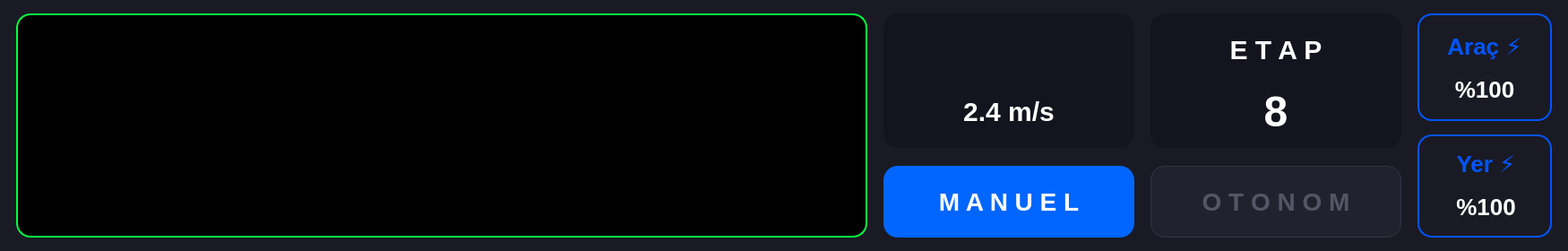
          <widget class="QFrame" name="alt_bar">
           <property name="minimumSize">
            <size>
             <width>1750</width>
             <height>280</height>
            </size>
           </property>
           <property name="maximumSize">
            <size>
             <width>1750</width>
             <height>280</height>
            </size>
           </property>
           <property name="styleSheet">
            <string notr="true">background-color: #1A1A24; /* Sol menüyle aynı renk olsun bütünlük sağlasın */
border-radius: 16px;</string>
           </property>
           <property name="frameShape">
            <enum>QFrame::StyledPanel</enum>
           </property>
           <property name="frameShadow">
            <enum>QFrame::Raised</enum>
           </property>
           <layout class="QGridLayout" name="gridLayout_7">
            <item row="0" column="0">
             <layout class="QHBoxLayout" name="horizontalLayout_2">
              <property name="spacing">
               <number>18</number>
              </property>
              <item>
               <widget class="QFrame" name="log_ekran">
                <property name="minimumSize">
                 <size>
                  <width>950</width>
                  <height>250</height>
                 </size>
                </property>
                <property name="maximumSize">
                 <size>
                  <width>950</width>
                  <height>250</height>
                 </size>
                </property>
                <property name="styleSheet">
                 <string notr="true">QFrame#log_ekran {
    background-color: #000000;      /* Tam Siyah Arka Plan */
    border: 2px solid #00FF41;      /* Matrix Yeşili Çerçeve */
    border-radius: 16px;            /* Köşeleri Yuvarla */
}</string>
                </property>
                <property name="frameShape">
                 <enum>QFrame::StyledPanel</enum>
                </property>
                <property name="frameShadow">
                 <enum>QFrame::Raised</enum>
                </property>
                <layout class="QGridLayout" name="gridLayout_4">
                 <item row="0" column="0">
                  <widget class="QTextEdit" name="terminal_ekrani">
                   <property name="font">
                    <font>
                     <family>Roboto Mono</family>
                     <pointsize>5</pointsize>
                    </font>
                   </property>
                   <property name="styleSheet">
                    <string notr="true">QTextEdit {
    background-color: transparent;      /* Arka planı simsiyah yapar */
    color: #00FF00;               /* Yazıları fosforlu terminal yeşili yapar */
    
    font-family: &quot;Roboto Mono&quot;;   /* Gerçek terminal yazısı gibi daktilo fontu yapar */
      
    border-radius: 5px;           /* Köşeleri hafif yuvarlatır */
}</string>
                   </property>
                   <property name="html">
                    <string>&lt;!DOCTYPE HTML PUBLIC &quot;-//W3C//DTD HTML 4.0//EN&quot; &quot;http://www.w3.org/TR/REC-html40/strict.dtd&quot;&gt;
&lt;html&gt;&lt;head&gt;&lt;meta name=&quot;qrichtext&quot; content=&quot;1&quot; /&gt;&lt;style type=&quot;text/css&quot;&gt;
p, li { white-space: pre-wrap; }
&lt;/style&gt;&lt;/head&gt;&lt;body style=&quot; font-family:'Roboto Mono'; font-size:5pt; font-weight:400; font-style:normal;&quot;&gt;
&lt;p style=&quot;-qt-paragraph-type:empty; margin-top:12px; margin-bottom:12px; margin-left:0px; margin-right:0px; -qt-block-indent:0; text-indent:0px; font-family:'Ubuntu'; font-size:15px;&quot;&gt;&lt;br /&gt;&lt;/p&gt;&lt;/body&gt;&lt;/html&gt;</string>
                   </property>
                  </widget>
                 </item>
                </layout>
               </widget>
              </item>
              <item>
               <layout class="QVBoxLayout" name="verticalLayout_11">
                <property name="spacing">
                 <number>20</number>
                </property>
                <item>
                 <widget class="QFrame" name="frame_hiz">
                  <property name="minimumSize">
                   <size>
                    <width>280</width>
                    <height>150</height>
                   </size>
                  </property>
                  <property name="maximumSize">
                   <size>
                    <width>280</width>
                    <height>150</height>
                   </size>
                  </property>
                  <property name="styleSheet">
                   <string notr="true">QFrame#frame_hiz {
    background-color: #14141E;   /* Koyu Arka Plan */
    border-radius: 16px;         /* Yuvarlak Köşeler */
}</string>
                  </property>
                  <property name="frameShape">
                   <enum>QFrame::StyledPanel</enum>
                  </property>
                  <property name="frameShadow">
                   <enum>QFrame::Raised</enum>
                  </property>
                  <layout class="QVBoxLayout" name="verticalLayout">
                   <item>
                    <widget class="QLabel" name="label_hiz">
                     <property name="styleSheet">
                      <string notr="true">QLabel#label_hiz {
    background-color: transparent   /* Koyu Arka Plan */
          
}</string>
                     </property>
                     <property name="text">
                      <string/>
                     </property>
                     <property name="pixmap">
                      <pixmap>:/ikonlar/resimler/speed 1.svg</pixmap>
                     </property>
                     <property name="alignment">
                      <set>Qt::AlignCenter</set>
                     </property>
                    </widget>
                   </item>
                   <item>
                    <widget class="QLabel" name="label_hizYazi">
                     <property name="styleSheet">
                      <string notr="true">color: #FFFFFF;         /* Beyaz Yazı */
font-size: 30px;        /* Büyük Punto */
font-weight: bold;      /* Kalın */
background-color: transparent;</string>
                     </property>
                     <property name="text">
                      <string>&lt;html&gt;&lt;head/&gt;&lt;body&gt;&lt;p&gt;2.4 m/s&lt;/p&gt;&lt;/body&gt;&lt;/html&gt;</string>
                     </property>
                     <property name="alignment">
                      <set>Qt::AlignCenter</set>
                     </property>
                    </widget>
                   </item>
                  </layout>
                 </widget>
                </item>
                <item>
                 <widget class="QPushButton" name="pushButton_manuel">
                  <property name="minimumSize">
                   <size>
                    <width>280</width>
                    <height>80</height>
                   </size>
                  </property>
                  <property name="maximumSize">
                   <size>
                    <width>280</width>
                    <height>80</height>
                   </size>
                  </property>
                  <property name="styleSheet">
                   <string notr="true">QPushButton {
    background-color: #0066FF;  /* Canlı Mavi */
    color: #FFFFFF;             /* Bembeyaz Yazı */
    border-radius: 16px;         /* Köşeleri hafif yumuşat */
    font-weight: bold;          /* Yazı kalın olsun */
    font-size: 28px;            /* Okunabilir büyüklükte */
    border: none;               /* Kenarlık yok */
}

/* Tıklama Efekti (Opsiyonel ama hoş durur) */
QPushButton:pressed {
    background-color: #0044AA;  /* Tıklayınca koyulaşsın */
}</string>
                  </property>
                  <property name="text">
                   <string>M A N U E L</string>
                  </property>
                 </widget>
                </item>
               </layout>
              </item>
              <item>
               <layout class="QVBoxLayout" name="verticalLayout_10">
                <property name="spacing">
                 <number>20</number>
                </property>
                <item>
                 <widget class="QFrame" name="frame_etap">
                  <property name="minimumSize">
                   <size>
                    <width>280</width>
                    <height>150</height>
                   </size>
                  </property>
                  <property name="maximumSize">
                   <size>
                    <width>280</width>
                    <height>150</height>
                   </size>
                  </property>
                  <property name="styleSheet">
                   <string notr="true">QFrame#frame_etap {
    background-color: #14141E;   /* Koyu Arka Plan */
    border-radius: 16px;         /* Yuvarlak Köşeler */
}</string>
                  </property>
                  <property name="frameShape">
                   <enum>QFrame::StyledPanel</enum>
                  </property>
                  <property name="frameShadow">
                   <enum>QFrame::Raised</enum>
                  </property>
                  <layout class="QVBoxLayout" name="verticalLayout_2">
                   <item>
                    <widget class="QLabel" name="label_etap">
                     <property name="styleSheet">
                      <string notr="true">color: #FFFFFF;         /* Beyaz Yazı */
font-size: 30px;        /* Büyük Punto */
font-weight: bold;      /* Kalın */
background-color: transparent;</string>
                     </property>
                     <property name="text">
                      <string>&lt;html&gt;&lt;head/&gt;&lt;body&gt;&lt;p&gt;E T A P&lt;/p&gt;&lt;/body&gt;&lt;/html&gt;</string>
                     </property>
                     <property name="alignment">
                      <set>Qt::AlignCenter</set>
                     </property>
                    </widget>
                   </item>
                   <item>
                    <widget class="QLabel" name="label_etapNo">
                     <property name="styleSheet">
                      <string notr="true">color: #FFFFFF;         /* Beyaz Yazı */
font-size: 48px;        /* Büyük Punto */
font-weight: bold;      /* Kalın */
background-color: transparent;</string>
                     </property>
                     <property name="text">
                      <string>&lt;html&gt;&lt;head/&gt;&lt;body&gt;&lt;p&gt;8&lt;/p&gt;&lt;/body&gt;&lt;/html&gt;</string>
                     </property>
                     <property name="alignment">
                      <set>Qt::AlignCenter</set>
                     </property>
                    </widget>
                   </item>
                  </layout>
                 </widget>
                </item>
                <item>
                 <widget class="QPushButton" name="pushButton_Otonom">
                  <property name="minimumSize">
                   <size>
                    <width>280</width>
                    <height>80</height>
                   </size>
                  </property>
                  <property name="maximumSize">
                   <size>
                    <width>280</width>
                    <height>80</height>
                   </size>
                  </property>
                  <property name="styleSheet">
                   <string notr="true">QPushButton {
    background-color: #22222E;  /* Arka planla neredeyse aynı koyu gri */
    color: #555566;             /* Yazı da gri ve sönük */
    border-radius: 16px;
    font-weight: bold;
    font-size: 28px;
    border: 1px solid #333344;  /* Çok ince, belli belirsiz bir çerçeve */
}

/* Üzerine gelince &quot;Ben buradayım&quot; desin */
QPushButton:hover {
    background-color: #333344;  /* Hafif aydınlansın */
    color: #FFFFFF;             /* Yazı beyazlaşsın */
}</string>
                  </property>
                  <property name="text">
                   <string>O T O N O M</string>
                  </property>
                 </widget>
                </item>
               </layout>
              </item>
              <item>
               <layout class="QVBoxLayout" name="verticalLayout_9">
                <property name="spacing">
                 <number>15</number>
                </property>
                <item>
                 <widget class="QFrame" name="frame_aracBatarya">
                  <property name="minimumSize">
                   <size>
                    <width>150</width>
                    <height>120</height>
                   </size>
                  </property>
                  <property name="maximumSize">
                   <size>
                    <width>150</width>
                    <height>120</height>
                   </size>
                  </property>
                  <property name="styleSheet">
                   <string notr="true">QFrame#frame_aracBatarya {
    background-color: transparent; /* İçi boş/şeffaf */
    border: 2px solid #0055FF;     /* Neon Mavi Çerçeve */
    border-radius: 16px;           /* Yuvarlak Köşe */
}</string>
                  </property>
                  <property name="frameShape">
                   <enum>QFrame::StyledPanel</enum>
                  </property>
                  <property name="frameShadow">
                   <enum>QFrame::Raised</enum>
                  </property>
                  <widget class="QWidget" name="layoutWidget">
                   <property name="geometry">
                    <rect>
                     <x>10</x>
                     <y>15</y>
                     <width>130</width>
                     <height>91</height>
                    </rect>
                   </property>
                   <layout class="QVBoxLayout" name="verticalLayout_3">
                    <item>
                     <widget class="QLabel" name="label_arac">
                      <property name="enabled">
                       <bool>true</bool>
                      </property>
                      <property name="minimumSize">
                       <size>
                        <width>51</width>
                        <height>21</height>
                       </size>
                      </property>
                      <property name="styleSheet">
                       <string notr="true">color: #0055FF; 
font-weight: bold;
font-size: 26px; </string>
                      </property>
                      <property name="text">
                       <string>Araç ⚡️</string>
                      </property>
                      <property name="alignment">
                       <set>Qt::AlignCenter</set>
                      </property>
                     </widget>
                    </item>
                    <item>
                     <widget class="QLabel" name="label_aracSarj">
                      <property name="minimumSize">
                       <size>
                        <width>128</width>
                        <height>28</height>
                       </size>
                      </property>
                      <property name="styleSheet">
                       <string notr="true">color: #FFFFFF;         /* Beyaz Yazı */
font-size: 26px;        /* Büyük Punto */
font-weight: bold;      /* Kalın */
background-color: transparent;</string>
                      </property>
                      <property name="text">
                       <string>%100</string>
                      </property>
                      <property name="textFormat">
                       <enum>Qt::PlainText</enum>
                      </property>
                      <property name="alignment">
                       <set>Qt::AlignCenter</set>
                      </property>
                     </widget>
                    </item>
                   </layout>
                  </widget>
                 </widget>
                </item>
                <item>
                 <widget class="QFrame" name="frame_yerBatarya">
                  <property name="minimumSize">
                   <size>
                    <width>150</width>
                    <height>110</height>
                   </size>
                  </property>
                  <property name="maximumSize">
                   <size>
                    <width>150</width>
                    <height>120</height>
                   </size>
                  </property>
                  <property name="styleSheet">
                   <string notr="true">QFrame#frame_yerBatarya {
    background-color: transparent; /* İçi boş/şeffaf */
    border: 2px solid #0055FF;     /* Neon Mavi Çerçeve */
    border-radius: 16px;           /* Yuvarlak Köşe */
}</string>
                  </property>
                  <property name="frameShape">
                   <enum>QFrame::StyledPanel</enum>
                  </property>
                  <property name="frameShadow">
                   <enum>QFrame::Raised</enum>
                  </property>
                  <widget class="QWidget" name="layoutWidget">
                   <property name="geometry">
                    <rect>
                     <x>11</x>
                     <y>11</y>
                     <width>131</width>
                     <height>91</height>
                    </rect>
                   </property>
                   <layout class="QVBoxLayout" name="verticalLayout_4">
                    <item>
                     <widget class="QLabel" name="label_yer">
                      <property name="minimumSize">
                       <size>
                        <width>51</width>
                        <height>26</height>
                       </size>
                      </property>
                      <property name="styleSheet">
                       <string notr="true">color: #0055FF; 
font-weight: bold;
font-size: 26px; </string>
                      </property>
                      <property name="text">
                       <string>Yer ⚡️</string>
                      </property>
                      <property name="alignment">
                       <set>Qt::AlignCenter</set>
                      </property>
                     </widget>
                    </item>
                    <item>
                     <widget class="QLabel" name="label_yerSarj">
                      <property name="minimumSize">
                       <size>
                        <width>51</width>
                        <height>26</height>
                       </size>
                      </property>
                      <property name="styleSheet">
                       <string notr="true">color: #FFFFFF;         /* Beyaz Yazı */
font-size: 26px;        /* Büyük Punto */
font-weight: bold;      /* Kalın */
background-color: transparent;</string>
                      </property>
                      <property name="text">
                       <string>%100</string>
                      </property>
                      <property name="textFormat">
                       <enum>Qt::PlainText</enum>
                      </property>
                      <property name="alignment">
                       <set>Qt::AlignCenter</set>
                      </property>
                     </widget>
                    </item>
                   </layout>
                  </widget>
                 </widget>
                </item>
               </layout>
              </item>
             </layout>
            </item>
           </layout>
          </widget>
